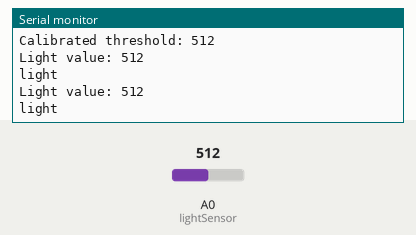
Recording of a sketch running on a simulated Arduino Uno, built with avr-gcc and run on an emulated ATmega328P. Parts: the last lines printed to the serial monitor. The inputs (shaded band) are chosen by the test bench; at power-on: A0 (lightSensor) = 512.

Above: at 2.2 s.
2.3 s: A0 (lightSensor) set to 496
At 3.4 s:
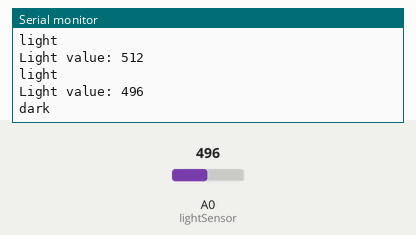
5.5 s: A0 (lightSensor) set to 511
At 6.8 s:
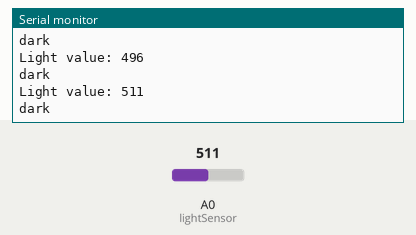
Timing chart, 0 to 8.5 s (numbered marks = the images above; inputs shaded):
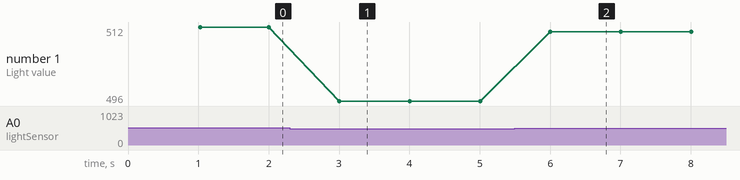

Measured:
- the behaviour switches between 512 and 511 on A0 (lightSensor) (found by bisection; images 0 and 1)
- after the input at 2.3 s, the serial monitor: prints a new line after 0.70 s (image 1)
- after the input at 5.5 s, the serial monitor: prints a new line after 0.50 s (image 2)
- plotted number 1: 512 → 496 after the input at 2.3 s, 496 → 511 after the input at 5.5 s

The sketch:

interface_project.ino
```cpp
const int lightSensor = A0;
int threshold = 0; // Initial threshold, will be calibrated

void setup() {
  pinMode(lightSensor, INPUT);
  Serial.begin(9600);

  // Calibrate the sensor by taking an average reading
  long sum = 0;
  int numReadings = 10; // Number of readings to average

  for (int i = 0; i < numReadings; i++) {
    sum += analogRead(lightSensor);
    delay(100); // Delay between readings
  }

  threshold = sum / numReadings;

  // Print the calibrated threshold value
  Serial.print("Calibrated threshold: ");
  Serial.println(threshold);
}

void loop() {
  int lightValue = analogRead(lightSensor);
  Serial.print("Light value: ");
  Serial.println(lightValue);

  if (lightValue < threshold) {
    // It's dark in the room
    Serial.println("dark");
  } else {
    // It's light in the room
    Serial.println("light");
  }

  delay(1000);
}
```
